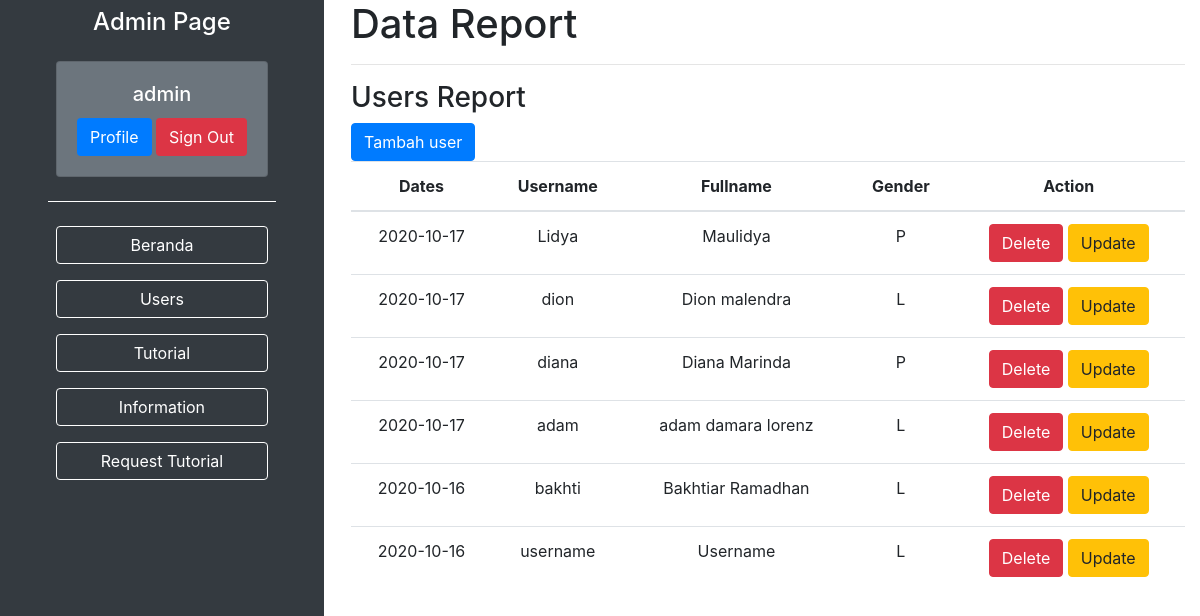
Page /admin/users.php (signed in) on the committed database.
### tables this page shows
CREATE TABLE `user` (
  `id` int(10) NOT NULL,
  `username` varchar(50) NOT NULL,
  `password` varchar(150) NOT NULL,
  `fullname` text NOT NULL,
  `gender` varchar(1) NOT NULL,
  `address` text,
  `date` datetime NOT NULL DEFAULT CURRENT_TIMESTAMP
);

### config/fungsi.php (called while the page is built, shortened)
<?php
include 'koneksi.php';
function query ($query)
{
	global $conn;
	$sql = mysqli_query($conn,$query);
	if ($sql) {
		return $sql;
	}else{
		mysqli_error($conn);
	}
}
function read ($table, $field, $args="")
{
	$sql = "SELECT $field FROM $table ".$args;
	return query($sql);
}
 ?>

### admin/users.php (the view, shortened to what this page needs)
<?php
include 'template.php';
 ?>
		<div class="row">
		    <div class="col">
		      <h1>Data Report</h1>
		      <hr>
		      <h3>Users Report</h3>
		      <a href="adduser.php" class="btn btn-primary">Tambah user</a>
		      <table class="table border-1 text-center">
		      	<thead>
		      		<th>Dates</th>
		      		<th>Username</th>
		      		<th>Fullname</th>
		      		<th>Gender</th>
		      		<th>Action</th>
		      	</thead>
		      	<?php
		      		$query = read("user","*", "ORDER BY date DESC");
		      		while ($data = mysqli_fetch_assoc($query)) {
		      	?>
		      	<tr>
		      		<td><?=substr($data['date'], 0,10);?></td>
		      		<td><?=$data['username']; ?></td>
		      		<td><?=$data['fullname']; ?></td>
		      		<td><?=$data['gender']; ?></td>
		      		<td>
		      			<a class="btn btn-danger" href="?delete=<?=$data['id'];?>">Delete</a>
		      			<a class="btn btn-warning" href="?update=<?=$data['id'];?>">Update</a>
		      		</td>
		      	</tr>
		      	<?php
		      		}
		      	 ?>
		      </table>
		    </div>
		</div>

### rows in the picture
user: date "2020-10-17", username "Lidya", fullname "Maulidya", gender "P"
user: date "2020-10-17", username "dion", fullname "Dion malendra", gender "L"
user: date "2020-10-17", username "diana", fullname "Diana Marinda", gender "P"
user: date "2020-10-17", username "adam", fullname "adam damara lorenz", gender "L"
user: date "2020-10-16", username "bakhti", fullname "Bakhtiar Ramadhan", gender "L"
user: date "2020-10-16", username "username", fullname "Username", gender "L"

### other values in the picture
$_SESSION['admin'] "admin"
